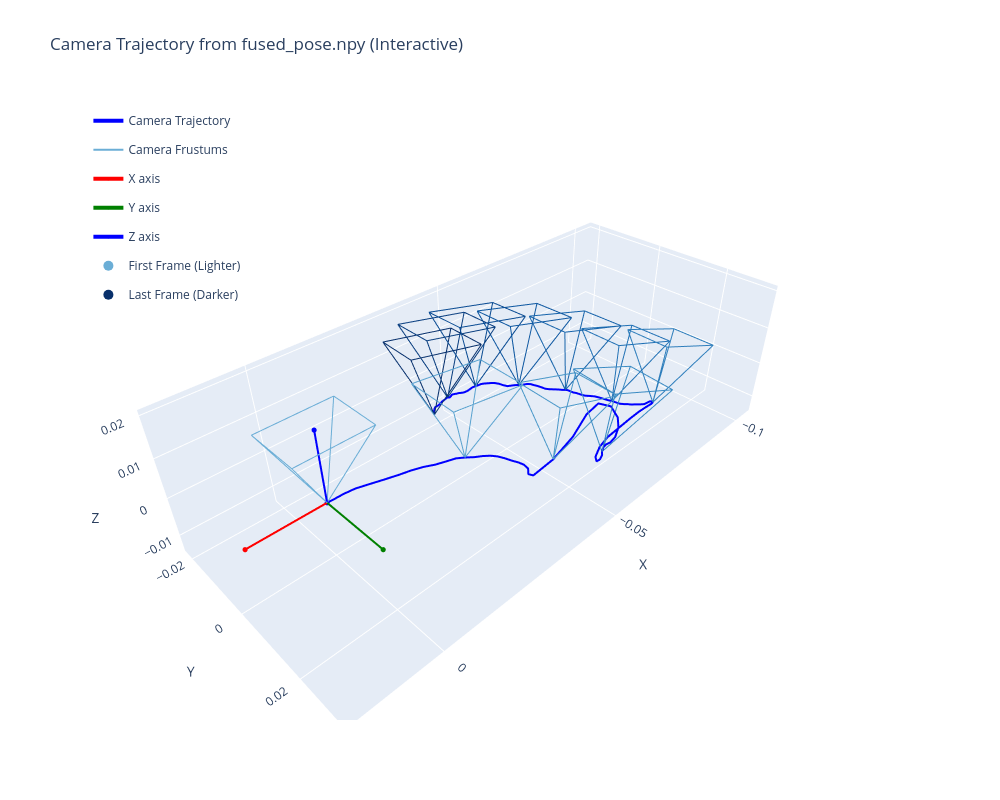

The notebook cell this image was saved under:
### Code cell
# Test interactive plotting
test_video_id = '000cd456-ff8d-499b-b0c1-4acead128a8b'
test_start_frame = '3172'

# Construct path
data_dir = os.path.join(INPUT_FOLDER, test_video_id, test_start_frame)
fused_pose_path = os.path.join(data_dir, 'fused_pose.npy')

if os.path.exists(fused_pose_path):
    plot_camera_trajectory_interactive(fused_pose_path)
else:
    print(f"File not found: {fused_pose_path}")

### Figure 1 — Plotly figure (JSON) as saved in the notebook; plotly's stock layout.template omitted (floating-point values rounded to 4 significant figures)
{"data": [{"line": {"color": "blue", "width": 4}, "mode": "lines", "name": "Camera Trajectory", "showlegend": true, "type": "scatter3d", "x": [0.0, -0.001456, -0.003422, -0.005876, -0.008707, -0.01167, -0.01453, -0.01718, -0.01964, -0.02204, -0.02446, -0.02665, -0.02861, -0.03061, -0.03264, -0.0345, -0.03616, -0.03779, -0.03942, -0.041, -0.04244, -0.0434, -0.04327, -0.04438, -0.04999, -0.05613, -0.06072, -0.06309, -0.06378, -0.0625, -0.06029, -0.05789, -0.05638, -0.05602, -0.05628, -0.05625, -0.05645, -0.0576, -0.0585, -0.0595, -0.06161, -0.06553, -0.06988, -0.07474, -0.07899, -0.08247, -0.08529, -0.08726, -0.0882, -0.08848, -0.0881, -0.08745, -0.0867, -0.08572, -0.08458, -0.08358, -0.0827, -0.08166, -0.08061, -0.07963, -0.07863, -0.07763, -0.07657, -0.07548, -0.07454, -0.0735, -0.0724, -0.07159, -0.07084, -0.07004, -0.06924, -0.06843, -0.0676, -0.06668, -0.06571, -0.06459, -0.06349, -0.06255, -0.06179, -0.06108, -0.06048, -0.05994, -0.05924, -0.05842, -0.05756, -0.0566, -0.05572, -0.0548, -0.05384, -0.053, -0.05214, -0.05132, -0.05058, -0.04988, -0.04927, -0.0488, -0.04818, -0.04753, -0.04691, -0.0462, -0.04539, -0.04467, -0.0442, -0.04372, -0.04312, -0.04255, -0.04222, -0.04183, -0.04142, -0.04106, -0.04057, -0.03991, -0.03936, -0.0389, -0.03845, -0.03808, -0.03765, -0.03727, -0.03694, -0.03662], "y": [-6.187e-19, 0.0003128, 0.0006773, 0.001299, 0.002245, 0.00327, 0.004184, 0.004917, 0.005765, 0.006714, 0.00747, 0.007997, 0.008624, 0.009292, 0.009794, 0.01026, 0.01068, 0.01123, 0.01191, 0.01235, 0.01276, 0.0132, 0.01343, 0.01395, 0.01489, 0.0153, 0.01524, 0.01657, 0.01964, 0.02268, 0.02465, 0.02568, 0.02563, 0.02513, 0.02457, 0.02397, 0.02357, 0.0229, 0.02179, 0.02017, 0.01822, 0.01638, 0.01535, 0.01525, 0.01529, 0.01541, 0.0156, 0.01572, 0.01561, 0.0153, 0.01481, 0.01448, 0.01417, 0.01355, 0.0128, 0.01223, 0.01171, 0.01117, 0.01064, 0.01003, 0.009451, 0.008981, 0.008404, 0.007655, 0.00695, 0.006258, 0.005448, 0.004556, 0.003941, 0.003624, 0.003311, 0.003025, 0.002969, 0.002871, 0.002517, 0.001933, 0.001324, 0.0007032, -2.261e-05, -0.0006792, -0.001212, -0.001785, -0.002367, -0.002912, -0.003468, -0.003971, -0.00427, -0.004548, -0.00505, -0.005681, -0.006263, -0.006734, -0.007168, -0.007708, -0.008131, -0.008399, -0.00878, -0.009179, -0.009387, -0.009556, -0.009851, -0.01022, -0.01044, -0.01055, -0.01082, -0.01105, -0.01097, -0.01099, -0.01125, -0.01135, -0.01143, -0.01157, -0.01165, -0.01172, -0.01185, -0.01188, -0.01171, -0.01141, -0.01107, -0.01065], "z": [1.237e-18, 0.0002052, 0.0005259, 0.0008186, 0.00085, 0.0008892, 0.0009069, 0.0009413, 0.0008982, 0.0006716, 0.0005989, 0.0004339, -9.208e-05, -0.0007631, -0.00133, -0.002028, -0.002921, -0.004038, -0.005279, -0.006414, -0.007676, -0.009128, -0.01053, -0.01127, -0.009255, -0.005854, -0.001833, 0.0007295, 0.001085, 0.0001794, -0.0004644, -0.001297, -0.001932, -0.002427, -0.003077, -0.004211, -0.005782, -0.007733, -0.01019, -0.0123, -0.01323, -0.01342, -0.01335, -0.01292, -0.01235, -0.01193, -0.01175, -0.01171, -0.01169, -0.0117, -0.01174, -0.01196, -0.01223, -0.01216, -0.01196, -0.01181, -0.01151, -0.01124, -0.01087, -0.01027, -0.009648, -0.009128, -0.008506, -0.007897, -0.007447, -0.007147, -0.006918, -0.006537, -0.006096, -0.005717, -0.005145, -0.004513, -0.004071, -0.003697, -0.003299, -0.002985, -0.002724, -0.002414, -0.001918, -0.001531, -0.001277, -0.001008, -0.0009196, -0.001006, -0.0009183, -0.000792, -0.0006436, -0.0004943, -2.548e-05, 0.0004957, 0.0008315, 0.0009992, 0.001058, 0.001057, 0.000984, 0.0008022, 0.0006204, 0.0003932, 6.835e-05, -0.0001992, -0.0003594, -0.0003443, -0.0002683, -0.0002555, -0.0002187, -0.0002324, -0.0004476, -0.0006386, -0.0005773, -0.0006751, -0.0009057, -0.001184, -0.001532, -0.001819, -0.001961, -0.00197, -0.002118, -0.002334, -0.002565, -0.002843]}, {"hoverinfo": "skip", "legendgroup": "frustums", "line": {"color": "rgb(107, 174, 214)", "width": 2}, "mode": "lines", "name": "Camera Frustums", "showlegend": true, "type": "scatter3d", "x": [0.0, 0.008848], "y": [-6.187e-19, -0.006636], "z": [1.237e-18, 0.0177]}, {"hoverinfo": "skip", "legendgroup": "frustums", "line": {"color": "rgb(107, 174, 214)", "width": 2}, "mode": "lines", "name": "Camera Frustums", "showlegend": false, "type": "scatter3d", "x": [0.0, 0.008848], "y": [-6.187e-19, 0.006636], "z": [1.237e-18, 0.0177]}, {"hoverinfo": "skip", "legendgroup": "frustums", "line": {"color": "rgb(107, 174, 214)", "width": 2}, "mode": "lines", "name": "Camera Frustums", "showlegend": false, "type": "scatter3d", "x": [0.0, -0.008848], "y": [-6.187e-19, 0.006636], "z": [1.237e-18, 0.0177]}, {"hoverinfo": "skip", "legendgroup": "frustums", "line": {"color": "rgb(107, 174, 214)", "width": 2}, "mode": "lines", "name": "Camera Frustums", "showlegend": false, "type": "scatter3d", "x": [0.0, -0.008848], "y": [-6.187e-19, -0.006636], "z": [1.237e-18, 0.0177]}, {"hoverinfo": "skip", "legendgroup": "frustums", "line": {"color": "rgb(107, 174, 214)", "width": 2}, "mode": "lines", "name": "Camera Frustums", "showlegend": false, "type": "scatter3d", "x": [0.008848, 0.008848], "y": [-0.006636, 0.006636], "z": [0.0177, 0.0177]}, {"hoverinfo": "skip", "legendgroup": "frustums", "line": {"color": "rgb(107, 174, 214)", "width": 2}, "mode": "lines", "name": "Camera Frustums", "showlegend": false, "type": "scatter3d", "x": [0.008848, -0.008848], "y": [0.006636, 0.006636], "z": [0.0177, 0.0177]}, {"hoverinfo": "skip", "legendgroup": "frustums", "line": {"color": "rgb(107, 174, 214)", "width": 2}, "mode": "lines", "name": "Camera Frustums", "showlegend": false, "type": "scatter3d", "x": [-0.008848, -0.008848], "y": [0.006636, -0.006636], "z": [0.0177, 0.0177]}, {"hoverinfo": "skip", "legendgroup": "frustums", "line": {"color": "rgb(107, 174, 214)", "width": 2}, "mode": "lines", "name": "Camera Frustums", "showlegend": false, "type": "scatter3d", "x": [-0.008848, 0.008848], "y": [-0.006636, -0.006636], "z": [0.0177, 0.0177]}, {"hoverinfo": "skip", "legendgroup": "frustums", "line": {"color": "rgb(91, 163, 208)", "width": 2}, "mode": "lines", "name": "", "showlegend": false, "type": "scatter3d", "x": [-0.02861, -0.02177], "y": [0.008624, 0.001269], "z": [-9.208e-05, 0.0182]}, {"hoverinfo": "skip", "legendgroup": "frustums", "line": {"color": "rgb(91, 163, 208)", "width": 2}, "mode": "lines", "name": "", "showlegend": false, "type": "scatter3d", "x": [-0.02861, -0.02096], "y": [0.008624, 0.01451], "z": [-9.208e-05, 0.01841]}, {"hoverinfo": "skip", "legendgroup": "frustums", "line": {"color": "rgb(91, 163, 208)", "width": 2}, "mode": "lines", "name": "", "showlegend": false, "type": "scatter3d", "x": [-0.02861, -0.03855], "y": [0.008624, 0.01562], "z": [-9.208e-05, 0.01687]}, {"hoverinfo": "skip", "legendgroup": "frustums", "line": {"color": "rgb(91, 163, 208)", "width": 2}, "mode": "lines", "name": "", "showlegend": false, "type": "scatter3d", "x": [-0.02861, -0.03937], "y": [0.008624, 0.002372], "z": [-9.208e-05, 0.01666]}, {"hoverinfo": "skip", "legendgroup": "frustums", "line": {"color": "rgb(91, 163, 208)", "width": 2}, "mode": "lines", "name": "", "showlegend": false, "type": "scatter3d", "x": [-0.02177, -0.02096], "y": [0.001269, 0.01451], "z": [0.0182, 0.01841]}, {"hoverinfo": "skip", "legendgroup": "frustums", "line": {"color": "rgb(91, 163, 208)", "width": 2}, "mode": "lines", "name": "", "showlegend": false, "type": "scatter3d", "x": [-0.02096, -0.03855], "y": [0.01451, 0.01562], "z": [0.01841, 0.01687]}, {"hoverinfo": "skip", "legendgroup": "frustums", "line": {"color": "rgb(91, 163, 208)", "width": 2}, "mode": "lines", "name": "", "showlegend": false, "type": "scatter3d", "x": [-0.03855, -0.03937], "y": [0.01562, 0.002372], "z": [0.01687, 0.01666]}, {"hoverinfo": "skip", "legendgroup": "frustums", "line": {"color": "rgb(91, 163, 208)", "width": 2}, "mode": "lines", "name": "", "showlegend": false, "type": "scatter3d", "x": [-0.03937, -0.02177], "y": [0.002372, 0.001269], "z": [0.01666, 0.0182]}, {"hoverinfo": "skip", "legendgroup": "frustums", "line": {"color": "rgb(74, 152, 201)", "width": 2}, "mode": "lines", "name": "", "showlegend": false, "type": "scatter3d", "x": [-0.04999, -0.04638], "y": [0.01489, 0.007036], "z": [-0.009255, 0.009741]}, {"hoverinfo": "skip", "legendgroup": "frustums", "line": {"color": "rgb(74, 152, 201)", "width": 2}, "mode": "lines", "name": "", "showlegend": false, "type": "scatter3d", "x": [-0.04999, -0.04493], "y": [0.01489, 0.02022], "z": [-0.009255, 0.01028]}, {"hoverinfo": "skip", "legendgroup": "frustums", "line": {"color": "rgb(74, 152, 201)", "width": 2}, "mode": "lines", "name": "", "showlegend": false, "type": "scatter3d", "x": [-0.04999, -0.06201], "y": [0.01489, 0.02226], "z": [-0.009255, 0.006122]}, {"hoverinfo": "skip", "legendgroup": "frustums", "line": {"color": "rgb(74, 152, 201)", "width": 2}, "mode": "lines", "name": "", "showlegend": false, "type": "scatter3d", "x": [-0.04999, -0.06346], "y": [0.01489, 0.009077], "z": [-0.009255, 0.005586]}, {"hoverinfo": "skip", "legendgroup": "frustums", "line": {"color": "rgb(74, 152, 201)", "width": 2}, "mode": "lines", "name": "", "showlegend": false, "type": "scatter3d", "x": [-0.04638, -0.04493], "y": [0.007036, 0.02022], "z": [0.009741, 0.01028]}, {"hoverinfo": "skip", "legendgroup": "frustums", "line": {"color": "rgb(74, 152, 201)", "width": 2}, "mode": "lines", "name": "", "showlegend": false, "type": "scatter3d", "x": [-0.04493, -0.06201], "y": [0.02022, 0.02226], "z": [0.01028, 0.006122]}, {"hoverinfo": "skip", "legendgroup": "frustums", "line": {"color": "rgb(74, 152, 201)", "width": 2}, "mode": "lines", "name": "", "showlegend": false, "type": "scatter3d", "x": [-0.06201, -0.06346], "y": [0.02226, 0.009077], "z": [0.006122, 0.005586]}, {"hoverinfo": "skip", "legendgroup": "frustums", "line": {"color": "rgb(74, 152, 201)", "width": 2}, "mode": "lines", "name": "", "showlegend": false, "type": "scatter3d", "x": [-0.06346, -0.04638], "y": [0.009077, 0.007036], "z": [0.005586, 0.009741]}, {"hoverinfo": "skip", "legendgroup": "frustums", "line": {"color": "rgb(59, 139, 195)", "width": 2}, "mode": "lines", "name": "", "showlegend": false, "type": "scatter3d", "x": [-0.05645, -0.05464], "y": [0.02357, 0.0153], "z": [-0.005782, 0.01329]}, {"hoverinfo": "skip", "legendgroup": "frustums", "line": {"color": "rgb(59, 139, 195)", "width": 2}, "mode": "lines", "name": "", "showlegend": false, "type": "scatter3d", "x": [-0.05645, -0.05226], "y": [0.02357, 0.02834], "z": [-0.005782, 0.0141]}, {"hoverinfo": "skip", "legendgroup": "frustums", "line": {"color": "rgb(59, 139, 195)", "width": 2}, "mode": "lines", "name": "", "showlegend": false, "type": "scatter3d", "x": [-0.05645, -0.06885], "y": [0.02357, 0.03168], "z": [-0.005782, 0.008919]}, {"hoverinfo": "skip", "legendgroup": "frustums", "line": {"color": "rgb(59, 139, 195)", "width": 2}, "mode": "lines", "name": "", "showlegend": false, "type": "scatter3d", "x": [-0.05645, -0.07123], "y": [0.02357, 0.01865], "z": [-0.005782, 0.008112]}, {"hoverinfo": "skip", "legendgroup": "frustums", "line": {"color": "rgb(59, 139, 195)", "width": 2}, "mode": "lines", "name": "", "showlegend": false, "type": "scatter3d", "x": [-0.05464, -0.05226], "y": [0.0153, 0.02834], "z": [0.01329, 0.0141]}, {"hoverinfo": "skip", "legendgroup": "frustums", "line": {"color": "rgb(59, 139, 195)", "width": 2}, "mode": "lines", "name": "", "showlegend": false, "type": "scatter3d", "x": [-0.05226, -0.06885], "y": [0.02834, 0.03168], "z": [0.0141, 0.008919]}, {"hoverinfo": "skip", "legendgroup": "frustums", "line": {"color": "rgb(59, 139, 195)", "width": 2}, "mode": "lines", "name": "", "showlegend": false, "type": "scatter3d", "x": [-0.06885, -0.07123], "y": [0.03168, 0.01865], "z": [0.008919, 0.008112]}, {"hoverinfo": "skip", "legendgroup": "frustums", "line": {"color": "rgb(59, 139, 195)", "width": 2}, "mode": "lines", "name": "", "showlegend": false, "type": "scatter3d", "x": [-0.07123, -0.05464], "y": [0.01865, 0.0153], "z": [0.008112, 0.01329]}, {"hoverinfo": "skip", "legendgroup": "frustums", "line": {"color": "rgb(46, 126, 188)", "width": 2}, "mode": "lines", "name": "", "showlegend": false, "type": "scatter3d", "x": [-0.0882, -0.08619], "y": [0.01561, 0.006749], "z": [-0.01169, 0.007096]}, {"hoverinfo": "skip", "legendgroup": "frustums", "line": {"color": "rgb(46, 126, 188)", "width": 2}, "mode": "lines", "name": "", "showlegend": false, "type": "scatter3d", "x": [-0.0882, -0.08405], "y": [0.01561, 0.01979], "z": [-0.01169, 0.008328]}, {"hoverinfo": "skip", "legendgroup": "frustums", "line": {"color": "rgb(46, 126, 188)", "width": 2}, "mode": "lines", "name": "", "showlegend": false, "type": "scatter3d", "x": [-0.0882, -0.1007], "y": [0.01561, 0.023], "z": [-0.01169, 0.003284]}, {"hoverinfo": "skip", "legendgroup": "frustums", "line": {"color": "rgb(46, 126, 188)", "width": 2}, "mode": "lines", "name": "", "showlegend": false, "type": "scatter3d", "x": [-0.0882, -0.1028], "y": [0.01561, 0.009961], "z": [-0.01169, 0.002052]}, {"hoverinfo": "skip", "legendgroup": "frustums", "line": {"color": "rgb(46, 126, 188)", "width": 2}, "mode": "lines", "name": "", "showlegend": false, "type": "scatter3d", "x": [-0.08619, -0.08405], "y": [0.006749, 0.01979], "z": [0.007096, 0.008328]}, {"hoverinfo": "skip", "legendgroup": "frustums", "line": {"color": "rgb(46, 126, 188)", "width": 2}, "mode": "lines", "name": "", "showlegend": false, "type": "scatter3d", "x": [-0.08405, -0.1007], "y": [0.01979, 0.023], "z": [0.008328, 0.003284]}, {"hoverinfo": "skip", "legendgroup": "frustums", "line": {"color": "rgb(46, 126, 188)", "width": 2}, "mode": "lines", "name": "", "showlegend": false, "type": "scatter3d", "x": [-0.1007, -0.1028], "y": [0.023, 0.009961], "z": [0.003284, 0.002052]}, {"hoverinfo": "skip", "legendgroup": "frustums", "line": {"color": "rgb(46, 126, 188)", "width": 2}, "mode": "lines", "name": "", "showlegend": false, "type": "scatter3d", "x": [-0.1028, -0.08619], "y": [0.009961, 0.006749], "z": [0.002052, 0.007096]}, {"hoverinfo": "skip", "legendgroup": "frustums", "line": {"color": "rgb(33, 113, 181)", "width": 2}, "mode": "lines", "name": "", "showlegend": false, "type": "scatter3d", "x": [-0.07863, -0.07589], "y": [0.009451, 0.0001948], "z": [-0.009648, 0.008853]}, {"hoverinfo": "skip", "legendgroup": "frustums", "line": {"color": "rgb(33, 113, 181)", "width": 2}, "mode": "lines", "name": "", "showlegend": false, "type": "scatter3d", "x": [-0.07863, -0.07374], "y": [0.009451, 0.01321], "z": [-0.009648, 0.01029]}, {"hoverinfo": "skip", "legendgroup": "frustums", "line": {"color": "rgb(33, 113, 181)", "width": 2}, "mode": "lines", "name": "", "showlegend": false, "type": "scatter3d", "x": [-0.07863, -0.09059], "y": [0.009451, 0.01647], "z": [-0.009648, 0.005951]}, {"hoverinfo": "skip", "legendgroup": "frustums", "line": {"color": "rgb(33, 113, 181)", "width": 2}, "mode": "lines", "name": "", "showlegend": false, "type": "scatter3d", "x": [-0.07863, -0.09274], "y": [0.009451, 0.00345], "z": [-0.009648, 0.004516]}, {"hoverinfo": "skip", "legendgroup": "frustums", "line": {"color": "rgb(33, 113, 181)", "width": 2}, "mode": "lines", "name": "", "showlegend": false, "type": "scatter3d", "x": [-0.07589, -0.07374], "y": [0.0001948, 0.01321], "z": [0.008853, 0.01029]}, {"hoverinfo": "skip", "legendgroup": "frustums", "line": {"color": "rgb(33, 113, 181)", "width": 2}, "mode": "lines", "name": "", "showlegend": false, "type": "scatter3d", "x": [-0.07374, -0.09059], "y": [0.01321, 0.01647], "z": [0.01029, 0.005951]}, {"hoverinfo": "skip", "legendgroup": "frustums", "line": {"color": "rgb(33, 113, 181)", "width": 2}, "mode": "lines", "name": "", "showlegend": false, "type": "scatter3d", "x": [-0.09059, -0.09274], "y": [0.01647, 0.00345], "z": [0.005951, 0.004516]}, {"hoverinfo": "skip", "legendgroup": "frustums", "line": {"color": "rgb(33, 113, 181)", "width": 2}, "mode": "lines", "name": "", "showlegend": false, "type": "scatter3d", "x": [-0.09274, -0.07589], "y": [0.00345, 0.0001948], "z": [0.004516, 0.008853]}, {"hoverinfo": "skip", "legendgroup": "frustums", "line": {"color": "rgb(23, 100, 171)", "width": 2}, "mode": "lines", "name": "", "showlegend": false, "type": "scatter3d", "x": [-0.0676, -0.0642], "y": [0.002969, -0.006686], "z": [-0.004071, 0.01412]}, {"hoverinfo": "skip", "legendgroup": "frustums", "line": {"color": "rgb(23, 100, 171)", "width": 2}, "mode": "lines", "name": "", "showlegend": false, "type": "scatter3d", "x": [-0.0676, -0.06204], "y": [0.002969, 0.006305], "z": [-0.004071, 0.01577]}, {"hoverinfo": "skip", "legendgroup": "frustums", "line": {"color": "rgb(23, 100, 171)", "width": 2}, "mode": "lines", "name": "", "showlegend": false, "type": "scatter3d", "x": [-0.0676, -0.07904], "y": [0.002969, 0.009598], "z": [-0.004071, 0.01207]}, {"hoverinfo": "skip", "legendgroup": "frustums", "line": {"color": "rgb(23, 100, 171)", "width": 2}, "mode": "lines", "name": "", "showlegend": false, "type": "scatter3d", "x": [-0.0676, -0.08119], "y": [0.002969, -0.003393], "z": [-0.004071, 0.01042]}, {"hoverinfo": "skip", "legendgroup": "frustums", "line": {"color": "rgb(23, 100, 171)", "width": 2}, "mode": "lines", "name": "", "showlegend": false, "type": "scatter3d", "x": [-0.0642, -0.06204], "y": [-0.006686, 0.006305], "z": [0.01412, 0.01577]}, {"hoverinfo": "skip", "legendgroup": "frustums", "line": {"color": "rgb(23, 100, 171)", "width": 2}, "mode": "lines", "name": "", "showlegend": false, "type": "scatter3d", "x": [-0.06204, -0.07904], "y": [0.006305, 0.009598], "z": [0.01577, 0.01207]}, {"hoverinfo": "skip", "legendgroup": "frustums", "line": {"color": "rgb(23, 100, 171)", "width": 2}, "mode": "lines", "name": "", "showlegend": false, "type": "scatter3d", "x": [-0.07904, -0.08119], "y": [0.009598, -0.003393], "z": [0.01207, 0.01042]}, {"hoverinfo": "skip", "legendgroup": "frustums", "line": {"color": "rgb(23, 100, 171)", "width": 2}, "mode": "lines", "name": "", "showlegend": false, "type": "scatter3d", "x": [-0.08119, -0.0642], "y": [-0.003393, -0.006686], "z": [0.01042, 0.01412]}, {"hoverinfo": "skip", "legendgroup": "frustums", "line": {"color": "rgb(13, 87, 161)", "width": 2}, "mode": "lines", "name": "", "showlegend": false, "type": "scatter3d", "x": [-0.05756, -0.05352], "y": [-0.003468, -0.01343], "z": [-0.0009183, 0.01697]}, {"hoverinfo": "skip", "legendgroup": "frustums", "line": {"color": "rgb(13, 87, 161)", "width": 2}, "mode": "lines", "name": "", "showlegend": false, "type": "scatter3d", "x": [-0.05756, -0.05133], "y": [-0.003468, -0.0004687], "z": [-0.0009183, 0.01877]}, {"hoverinfo": "skip", "legendgroup": "frustums", "line": {"color": "rgb(13, 87, 161)", "width": 2}, "mode": "lines", "name": "", "showlegend": false, "type": "scatter3d", "x": [-0.05756, -0.06845], "y": [-0.003468, 0.002844], "z": [-0.0009183, 0.01573]}, {"hoverinfo": "skip", "legendgroup": "frustums", "line": {"color": "rgb(13, 87, 161)", "width": 2}, "mode": "lines", "name": "", "showlegend": false, "type": "scatter3d", "x": [-0.05756, -0.07064], "y": [-0.003468, -0.01012], "z": [-0.0009183, 0.01392]}, {"hoverinfo": "skip", "legendgroup": "frustums", "line": {"color": "rgb(13, 87, 161)", "width": 2}, "mode": "lines", "name": "", "showlegend": false, "type": "scatter3d", "x": [-0.05352, -0.05133], "y": [-0.01343, -0.0004687], "z": [0.01697, 0.01877]}, {"hoverinfo": "skip", "legendgroup": "frustums", "line": {"color": "rgb(13, 87, 161)", "width": 2}, "mode": "lines", "name": "", "showlegend": false, "type": "scatter3d", "x": [-0.05133, -0.06845], "y": [-0.0004687, 0.002844], "z": [0.01877, 0.01573]}, {"hoverinfo": "skip", "legendgroup": "frustums", "line": {"color": "rgb(13, 87, 161)", "width": 2}, "mode": "lines", "name": "", "showlegend": false, "type": "scatter3d", "x": [-0.06845, -0.07064], "y": [0.002844, -0.01012], "z": [0.01573, 0.01392]}, {"hoverinfo": "skip", "legendgroup": "frustums", "line": {"color": "rgb(13, 87, 161)", "width": 2}, "mode": "lines", "name": "", "showlegend": false, "type": "scatter3d", "x": [-0.07064, -0.05352], "y": [-0.01012, -0.01343], "z": [0.01392, 0.01697]}, {"hoverinfo": "skip", "legendgroup": "frustums", "line": {"color": "rgb(8, 74, 146)", "width": 2}, "mode": "lines", "name": "", "showlegend": false, "type": "scatter3d", "x": [-0.04818, -0.04364], "y": [-0.00878, -0.01903], "z": [0.0006204, 0.01822]}, {"hoverinfo": "skip", "legendgroup": "frustums", "line": {"color": "rgb(8, 74, 146)", "width": 2}, "mode": "lines", "name": "", "showlegend": false, "type": "scatter3d", "x": [-0.04818, -0.04142], "y": [-0.00878, -0.00609], "z": [0.0006204, 0.02018]}, {"hoverinfo": "skip", "legendgroup": "frustums", "line": {"color": "rgb(8, 74, 146)", "width": 2}, "mode": "lines", "name": "", "showlegend": false, "type": "scatter3d", "x": [-0.04818, -0.05862], "y": [-0.00878, -0.002759], "z": [0.0006204, 0.01766]}, {"hoverinfo": "skip", "legendgroup": "frustums", "line": {"color": "rgb(8, 74, 146)", "width": 2}, "mode": "lines", "name": "", "showlegend": false, "type": "scatter3d", "x": [-0.04818, -0.06084], "y": [-0.00878, -0.0157], "z": [0.0006204, 0.0157]}, {"hoverinfo": "skip", "legendgroup": "frustums", "line": {"color": "rgb(8, 74, 146)", "width": 2}, "mode": "lines", "name": "", "showlegend": false, "type": "scatter3d", "x": [-0.04364, -0.04142], "y": [-0.01903, -0.00609], "z": [0.01822, 0.02018]}, {"hoverinfo": "skip", "legendgroup": "frustums", "line": {"color": "rgb(8, 74, 146)", "width": 2}, "mode": "lines", "name": "", "showlegend": false, "type": "scatter3d", "x": [-0.04142, -0.05862], "y": [-0.00609, -0.002759], "z": [0.02018, 0.01766]}, {"hoverinfo": "skip", "legendgroup": "frustums", "line": {"color": "rgb(8, 74, 146)", "width": 2}, "mode": "lines", "name": "", "showlegend": false, "type": "scatter3d", "x": [-0.05862, -0.06084], "y": [-0.002759, -0.0157], "z": [0.01766, 0.0157]}, {"hoverinfo": "skip", "legendgroup": "frustums", "line": {"color": "rgb(8, 74, 146)", "width": 2}, "mode": "lines", "name": "", "showlegend": false, "type": "scatter3d", "x": [-0.06084, -0.04364], "y": [-0.0157, -0.01903], "z": [0.0157, 0.01822]}, {"hoverinfo": "skip", "legendgroup": "frustums", "line": {"color": "rgb(8, 61, 127)", "width": 2}, "mode": "lines", "name": "", "showlegend": false, "type": "scatter3d", "x": [-0.04142, -0.03646], "y": [-0.01125, -0.02155], "z": [-0.0005773, 0.01688]}, {"hoverinfo": "skip", "legendgroup": "frustums", "line": {"color": "rgb(8, 61, 127)", "width": 2}, "mode": "lines", "name": "", "showlegend": false, "type": "scatter3d", "x": [-0.04142, -0.03418], "y": [-0.01125, -0.008625], "z": [-0.0005773, 0.01882]}, {"hoverinfo": "skip", "legendgroup": "frustums", "line": {"color": "rgb(8, 61, 127)", "width": 2}, "mode": "lines", "name": "", "showlegend": false, "type": "scatter3d", "x": [-0.04142, -0.05143], "y": [-0.01125, -0.005261], "z": [-0.0005773, 0.01673]}, {"hoverinfo": "skip", "legendgroup": "frustums", "line": {"color": "rgb(8, 61, 127)", "width": 2}, "mode": "lines", "name": "", "showlegend": false, "type": "scatter3d", "x": [-0.04142, -0.05371], "y": [-0.01125, -0.01819], "z": [-0.0005773, 0.01479]}, {"hoverinfo": "skip", "legendgroup": "frustums", "line": {"color": "rgb(8, 61, 127)", "width": 2}, "mode": "lines", "name": "", "showlegend": false, "type": "scatter3d", "x": [-0.03646, -0.03418], "y": [-0.02155, -0.008625], "z": [0.01688, 0.01882]}, {"hoverinfo": "skip", "legendgroup": "frustums", "line": {"color": "rgb(8, 61, 127)", "width": 2}, "mode": "lines", "name": "", "showlegend": false, "type": "scatter3d", "x": [-0.03418, -0.05143], "y": [-0.008625, -0.005261], "z": [0.01882, 0.01673]}, {"hoverinfo": "skip", "legendgroup": "frustums", "line": {"color": "rgb(8, 61, 127)", "width": 2}, "mode": "lines", "name": "", "showlegend": false, "type": "scatter3d", "x": [-0.05143, -0.05371], "y": [-0.005261, -0.01819], "z": [0.01673, 0.01479]}, {"hoverinfo": "skip", "legendgroup": "frustums", "line": {"color": "rgb(8, 61, 127)", "width": 2}, "mode": "lines", "name": "", "showlegend": false, "type": "scatter3d", "x": [-0.05371, -0.03646], "y": [-0.01819, -0.02155], "z": [0.01479, 0.01688]}, {"hoverinfo": "skip", "legendgroup": "frustums", "line": {"color": "rgb(8, 49, 109)", "width": 2}, "mode": "lines", "name": "", "showlegend": false, "type": "scatter3d", "x": [-0.03662, -0.03147], "y": [-0.01065, -0.02094], "z": [-0.002843, 0.01457]}, {"hoverinfo": "skip", "legendgroup": "frustums", "line": {"color": "rgb(8, 49, 109)", "width": 2}, "mode": "lines", "name": "", "showlegend": false, "type": "scatter3d", "x": [-0.03662, -0.0291], "y": [-0.01065, -0.008013], "z": [-0.002843, 0.01644]}, {"hoverinfo": "skip", "legendgroup": "frustums", "line": {"color": "rgb(8, 49, 109)", "width": 2}, "mode": "lines", "name": "", "showlegend": false, "type": "scatter3d", "x": [-0.03662, -0.04636], "y": [-0.01065, -0.004574], "z": [-0.002843, 0.01458]}, {"hoverinfo": "skip", "legendgroup": "frustums", "line": {"color": "rgb(8, 49, 109)", "width": 2}, "mode": "lines", "name": "", "showlegend": false, "type": "scatter3d", "x": [-0.03662, -0.04873], "y": [-0.01065, -0.0175], "z": [-0.002843, 0.01271]}, {"hoverinfo": "skip", "legendgroup": "frustums", "line": {"color": "rgb(8, 49, 109)", "width": 2}, "mode": "lines", "name": "", "showlegend": false, "type": "scatter3d", "x": [-0.03147, -0.0291], "y": [-0.02094, -0.008013], "z": [0.01457, 0.01644]}, {"hoverinfo": "skip", "legendgroup": "frustums", "line": {"color": "rgb(8, 49, 109)", "width": 2}, "mode": "lines", "name": "", "showlegend": false, "type": "scatter3d", "x": [-0.0291, -0.04636], "y": [-0.008013, -0.004574], "z": [0.01644, 0.01458]}, {"hoverinfo": "skip", "legendgroup": "frustums", "line": {"color": "rgb(8, 49, 109)", "width": 2}, "mode": "lines", "name": "", "showlegend": false, "type": "scatter3d", "x": [-0.04636, -0.04873], "y": [-0.004574, -0.0175], "z": [0.01458, 0.01271]}, {"hoverinfo": "skip", "legendgroup": "frustums", "line": {"color": "rgb(8, 49, 109)", "width": 2}, "mode": "lines", "name": "", "showlegend": false, "type": "scatter3d", "x": [-0.04873, -0.03147], "y": [-0.0175, -0.02094], "z": [0.01271, 0.01457]}, {"line": {"color": "red", "width": 4}, "marker": {"size": 3}, "mode": "lines+markers", "name": "X axis", "showlegend": true, "type": "scatter3d", "x": [0, 0.0177], "y": [-6.187e-19, -5.529e-19], "z": [1.237e-18, 1.141e-18]}, {"line": {"color": "green", "width": 4}, "marker": {"size": 3}, "mode": "lines+markers", "name": "Y axis", "showlegend": true, "type": "scatter3d", "x": [0, -6.58e-20], "y": [-6.187e-19, 0.0177], "z": [1.237e-18, 1.156e-18]}, {"line": {"color": "blue", "width": 4}, "marker": {"size": 3}, "mode": "lines+markers", "name": "Z axis", "showlegend": true, "type": "scatter3d", "x": [0, 9.679e-20], "y": [-6.187e-19, -5.372e-19], "z": [1.237e-18, 0.0177]}, {"marker": {"color": "rgb(107, 174, 214)", "size": 10}, "mode": "markers", "name": "First Frame (Lighter)", "showlegend": true, "type": "scatter3d", "x": [null], "y": [null], "z": [null]}, {"marker": {"color": "rgb(8, 48, 107)", "size": 10}, "mode": "markers", "name": "Last Frame (Darker)", "showlegend": true, "type": "scatter3d", "x": [null], "y": [null], "z": [null]}], "layout": {"height": 800, "legend": {"x": 0.01, "xanchor": "left", "y": 0.99, "yanchor": "top"}, "scene": {"aspectmode": "data", "camera": {"eye": {"x": 1.5, "y": 1.5, "z": 1.5}}, "xaxis": {"title": {"text": "X"}}, "yaxis": {"title": {"text": "Y"}}, "zaxis": {"title": {"text": "Z"}}}, "title": {"text": "Camera Trajectory from fused_pose.npy (Interactive)"}, "width": 1000}}
